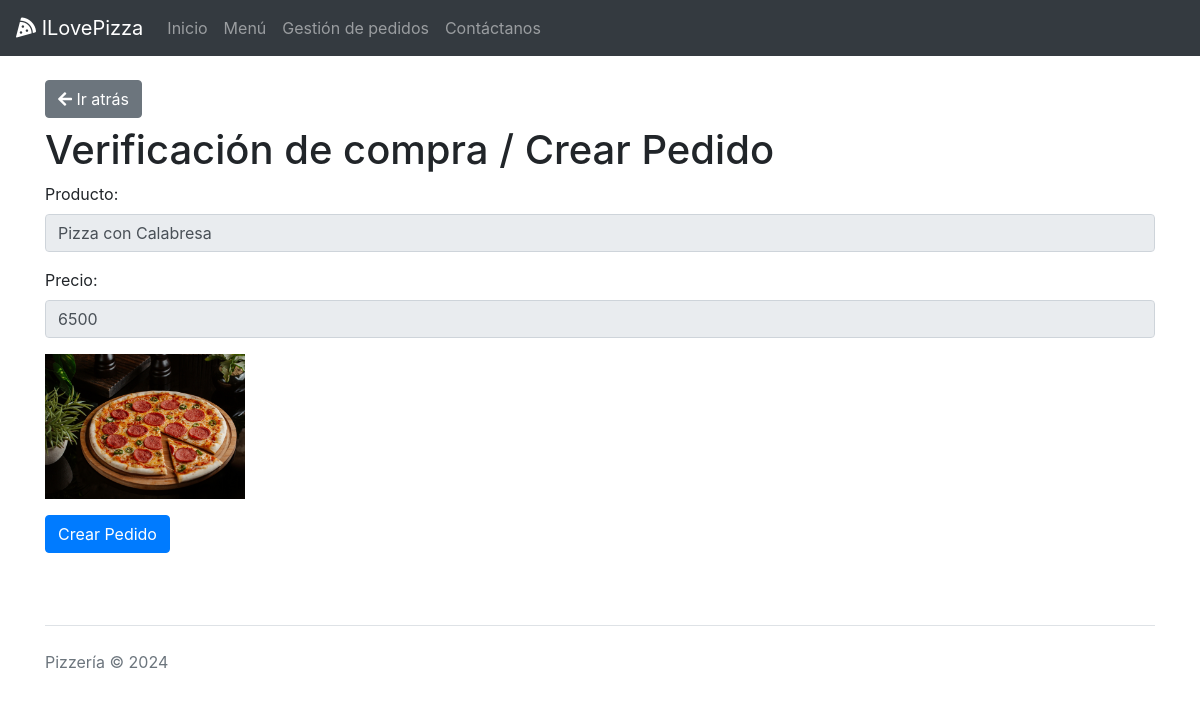
Screenshot of /index.php?action=crear_pedido&pizza_id=3 with the database file from the repository.
### tables this page shows
CREATE TABLE `pizzas` (
  `id` int(11) NOT NULL,
  `tipo` varchar(100) NOT NULL,
  `precio` int(11) NOT NULL,
  `imagen` varchar(255) DEFAULT NULL
);

### models/Pizza.php (called while the page is built, shortened)
<?php
class Pizza {
    private $conn;
    public function __construct($db) {
        $this->conn = $db;
    }
    public function obtenerPorId($id) {
        $query = "SELECT * FROM pizzas WHERE id = ?";
        $stmt = $this->conn->prepare($query);
        $stmt->bind_param("i", $id);
        $stmt->execute();
        $result = $stmt->get_result();
        return $result->fetch_assoc();
    }
}
?>

### views/pedidos/crear_pedido.php (the view)
<?php include(__DIR__ . '/../partials/header.php'); ?>
<a href="index.php?action=menu" class="btn btn-secondary mb-2">
    <i class="fas fa-arrow-left"></i> Ir atrás
</a>
<h1>Verificación de compra / Crear Pedido</h1>
<form action="index.php?action=crear_pedido&pizza_id=<?= htmlspecialchars($pizza['id']); ?>" method="post">
    <div class="form-group">
        <label for="producto">Producto:</label>
        <input type="text" class="form-control" id="producto" name="producto" value="<?= htmlspecialchars($pizza['tipo']); ?>" readonly>
    </div>
    <div class="form-group">
        <label for="precio">Precio:</label>
        <input type="text" class="form-control" id="precio" name="precio" value="<?= htmlspecialchars($pizza['precio']); ?> " readonly>
    </div>
    <div class="form-group">
        <img src="public/images/<?= htmlspecialchars($pizza['imagen']); ?>" alt="<?= htmlspecialchars($pizza['tipo']); ?>" style="width: 200px;">
    </div>
    <button type="submit" class="btn btn-primary">Crear Pedido</button>
</form>
<?php include(__DIR__ . '/../partials/footer.php'); ?>

### rows the page displays
pizzas: producto "Pizza con Calabresa", precio "6500", imagen (picture)
